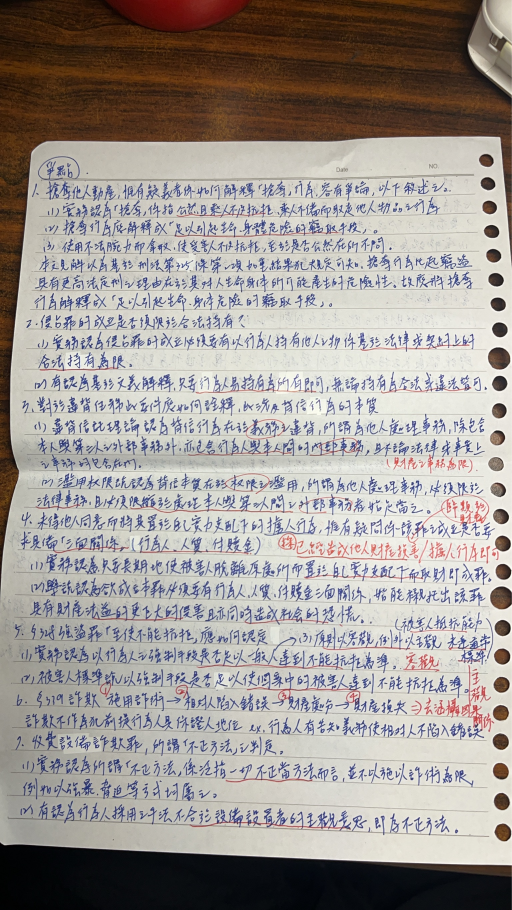
#> input picture OCR_test_lin.jpg, 1536 x 2730 px (shown at 1/3 size)
$ python preprocessing.py
#> lines starting #> are read from the running program, lines starting #| are printed output that depends on the picture; after the words box and inside, x2 and y2 are one past the last pixel; in counts of white or black regions, pixels touching at a corner belong together
import argparse
import gc
import json
import sys
from pathlib import Path

try:
    import cv2
    import numpy as np
except ModuleNotFoundError:
    print("Missing OpenCV or NumPy.")
    print(r"Install with: .\env\Scripts\python.exe -m pip install opencv-python-headless numpy")
    raise SystemExit(1)


BASE_DIR = Path(__file__).resolve().parent
IMAGE_PATH = BASE_DIR / "OCR_test_lin.jpg"
SAVE_FOLDER = BASE_DIR / "output" / "layout_result"

IMAGE_STEM = IMAGE_PATH.stem
DOCUMENT_IMAGE_PATH = SAVE_FOLDER / f"{IMAGE_STEM}_document_input.jpg"
PREPROCESSED_IMAGE_PATH = SAVE_FOLDER / f"{IMAGE_STEM}_preprocessed_input.jpg"
ENHANCED_IMAGE_PATH = SAVE_FOLDER / f"{IMAGE_STEM}_enhanced_input.jpg"
SHARPENED_IMAGE_PATH = SAVE_FOLDER / f"{IMAGE_STEM}_sharpened_input.jpg"
LINE_REMOVED_IMAGE_PATH = SAVE_FOLDER / f"{IMAGE_STEM}_line_removed_input.jpg"
BLUE_INK_IMAGE_PATH = SAVE_FOLDER / f"{IMAGE_STEM}_blue_ink_input.jpg"
BLUE_BINARY_IMAGE_PATH = SAVE_FOLDER / f"{IMAGE_STEM}_blue_binary_input.jpg"
BLUE_MASK_IMAGE_PATH = SAVE_FOLDER / f"{IMAGE_STEM}_blue_mask.jpg"
MERGED_JSON_PATH = SAVE_FOLDER / f"{IMAGE_STEM}_merged_ocr.json"
MERGED_TEXT_PATH = SAVE_FOLDER / f"{IMAGE_STEM}_merged_ocr.txt"
MERGED_IMAGE_PATH = SAVE_FOLDER / f"{IMAGE_STEM}_merged_ocr.jpg"
REVIEW_IMAGE_PATH = SAVE_FOLDER / f"{IMAGE_STEM}_merged_ocr_review.jpg"

MIN_CANDIDATE_SCORE = 0.12
TILE_CONFIGS = ((520, 200), (340, 140), (240, 90))
TILE_SOURCES = ("document", "enhanced", "blue_ink", "blue_binary")


def configure_console():
    for stream in (sys.stdout, sys.stderr):
        if hasattr(stream, "reconfigure"):
            stream.reconfigure(encoding="utf-8", errors="replace")


def parse_args():
    parser = argparse.ArgumentParser(
        description="Preprocess OCR_test_lin.jpg and run multi-pass PaddleOCR."
    )
    parser.add_argument(
        "--preprocess-only",
        action="store_true",
        help="Only create the corrected/enhanced OCR input images.",
    )
    return parser.parse_args()


def import_paddleocr():
    try:
        from paddleocr import PaddleOCR, PPStructureV3
    except ModuleNotFoundError as exc:
        print("Missing PaddleOCR.")
        print(r"Install with: .\env\Scripts\python.exe -m pip install paddleocr paddlepaddle")
        print(r"If PPStructureV3 asks for Paddlex, also run:")
        print(r'.\env\Scripts\python.exe -m pip install "paddlex[ocr]==3.6.1"')
        raise SystemExit(1) from exc
    return PaddleOCR, PPStructureV3


def create_layout_engine():
    _, PPStructureV3 = import_paddleocr()
    try:
        return PPStructureV3(
            lang="ch",
            device="cpu",
            enable_mkldnn=False,
            text_recognition_batch_size=8,
        )
    except RuntimeError as exc:
        if "dependency error" in str(exc).lower():
            print("PPStructureV3 dependency error.")
            print(r'.\env\Scripts\python.exe -m pip install "paddlex[ocr]==3.6.1"')
        else:
            print(f"Failed to create PPStructureV3: {exc}")
        raise SystemExit(1) from exc


# [17 lines left out: function create_ocr_engine, not called in this run]


def save_image(path, image):
    path.parent.mkdir(parents=True, exist_ok=True)
    if not cv2.imwrite(str(path), image):
        raise OSError(f"Failed to save image: {path}")


def order_points(points):
    points = np.asarray(points, dtype="float32")
    ordered = np.zeros((4, 2), dtype="float32")
    point_sum = points.sum(axis=1)
    point_diff = np.diff(points, axis=1).ravel()
    ordered[0] = points[np.argmin(point_sum)]
    ordered[2] = points[np.argmax(point_sum)]
    ordered[1] = points[np.argmin(point_diff)]
    ordered[3] = points[np.argmax(point_diff)]
    return ordered


def four_point_transform(image, points):
    rect = order_points(points)
    top_left, top_right, bottom_right, bottom_left = rect

    width_a = np.linalg.norm(bottom_right - bottom_left)
    width_b = np.linalg.norm(top_right - top_left)
    height_a = np.linalg.norm(top_right - bottom_right)
    height_b = np.linalg.norm(top_left - bottom_left)
    max_width = max(1, int(round(max(width_a, width_b))))
    max_height = max(1, int(round(max(height_a, height_b))))

    destination = np.array(
        [
            [0, 0],
            [max_width - 1, 0],
            [max_width - 1, max_height - 1],
            [0, max_height - 1],
        ],
        dtype="float32",
    )
    matrix = cv2.getPerspectiveTransform(rect, destination)
    return cv2.warpPerspective(
        image,
        matrix,
        (max_width, max_height),
        flags=cv2.INTER_CUBIC,
        borderMode=cv2.BORDER_REPLICATE,
    )


def find_document_quad(image):
    height, width = image.shape[:2]
    scale = 1000.0 / max(height, width)
    small = cv2.resize(image, None, fx=scale, fy=scale, interpolation=cv2.INTER_AREA)

    hsv = cv2.cvtColor(small, cv2.COLOR_BGR2HSV)
    lab = cv2.cvtColor(small, cv2.COLOR_BGR2LAB)
    lightness = lab[:, :, 0]
    _, light_mask = cv2.threshold(
        lightness, 0, 255, cv2.THRESH_BINARY + cv2.THRESH_OTSU
    )
    paper_mask = cv2.inRange(hsv, (0, 0, 55), (179, 135, 255))
    paper_mask = cv2.bitwise_and(paper_mask, light_mask)
    paper_mask = cv2.morphologyEx(
        paper_mask,
        cv2.MORPH_CLOSE,
        cv2.getStructuringElement(cv2.MORPH_ELLIPSE, (31, 31)),
        iterations=2,
    )
    paper_mask = cv2.morphologyEx(
        paper_mask,
        cv2.MORPH_OPEN,
        cv2.getStructuringElement(cv2.MORPH_ELLIPSE, (15, 15)),
        iterations=1,
    )

    contours, _ = cv2.findContours(
        paper_mask, cv2.RETR_EXTERNAL, cv2.CHAIN_APPROX_SIMPLE
    )
    if not contours:
        return np.array([[0, 0], [width - 1, 0], [width - 1, height - 1], [0, height - 1]])

    image_area = small.shape[0] * small.shape[1]
    for contour in sorted(contours, key=cv2.contourArea, reverse=True):
        area = cv2.contourArea(contour)
        if area < image_area * 0.18:
            continue

        perimeter = cv2.arcLength(contour, True)
        for epsilon_ratio in (0.018, 0.025, 0.035, 0.05):
            approx = cv2.approxPolyDP(contour, epsilon_ratio * perimeter, True)
            if len(approx) == 4:
                return approx.reshape(4, 2).astype("float32") / scale

        box = cv2.boxPoints(cv2.minAreaRect(contour))
        return box.astype("float32") / scale

    return np.array([[0, 0], [width - 1, 0], [width - 1, height - 1], [0, height - 1]])


def rectify_document(image):
    quad = find_document_quad(image)
    warped = four_point_transform(image, quad)
    if warped.shape[0] < warped.shape[1]:
        warped = cv2.rotate(warped, cv2.ROTATE_90_CLOCKWISE)
    return warped


def normalize_illumination(image):
    lab = cv2.cvtColor(image, cv2.COLOR_BGR2LAB)
    lightness, channel_a, channel_b = cv2.split(lab)
    background = cv2.GaussianBlur(lightness, (0, 0), sigmaX=35, sigmaY=35)
    normalized = cv2.divide(lightness, background, scale=255)
    clahe = cv2.createCLAHE(clipLimit=2.0, tileGridSize=(8, 8))
    enhanced_lightness = clahe.apply(normalized)
    return cv2.cvtColor(
        cv2.merge((enhanced_lightness, channel_a, channel_b)),
        cv2.COLOR_LAB2BGR,
    )


def sharpen_image(image):
    blurred = cv2.GaussianBlur(image, (0, 0), sigmaX=1.2, sigmaY=1.2)
    return cv2.addWeighted(image, 1.45, blurred, -0.45, 0)


def remove_small_components(mask, min_area=5, max_area=18000):
    component_count, labels, stats, _ = cv2.connectedComponentsWithStats(mask, 8)
    cleaned = np.zeros_like(mask)
    for index in range(1, component_count):
        area = stats[index, cv2.CC_STAT_AREA]
        width = stats[index, cv2.CC_STAT_WIDTH]
        height = stats[index, cv2.CC_STAT_HEIGHT]
        if min_area <= area <= max_area and width >= 2 and height >= 2:
            cleaned[labels == index] = 255
    return cleaned


def create_blue_ink_variants(image):
    hsv = cv2.cvtColor(image, cv2.COLOR_BGR2HSV)
    blue_from_hsv = cv2.inRange(hsv, (85, 35, 20), (138, 255, 250))

    blue_channel, green_channel, red_channel = cv2.split(image)
    blue_minus_red = blue_channel.astype(np.int16) - red_channel.astype(np.int16)
    blue_minus_green = blue_channel.astype(np.int16) - green_channel.astype(np.int16)
    blue_dominant = (
        (blue_minus_red > 8)
        & (blue_minus_green > -30)
        & (red_channel < 185)
        & (green_channel < 195)
    ).astype("uint8") * 255

    mask = cv2.bitwise_or(blue_from_hsv, blue_dominant)
    mask = cv2.medianBlur(mask, 3)
    mask = remove_small_components(mask)

    soft_mask = cv2.dilate(
        mask,
        cv2.getStructuringElement(cv2.MORPH_ELLIPSE, (2, 2)),
        iterations=1,
    )

    blue_on_white = np.full_like(image, 255)
    blue_on_white[soft_mask > 0] = image[soft_mask > 0]

    black_on_white = np.full_like(image, 255)
    black_on_white[mask > 0] = (0, 0, 0)
    return blue_on_white, black_on_white, mask


def remove_horizontal_lines(image):
    gray = cv2.cvtColor(image, cv2.COLOR_BGR2GRAY)
    inverse = cv2.adaptiveThreshold(
        gray,
        255,
        cv2.ADAPTIVE_THRESH_GAUSSIAN_C,
        cv2.THRESH_BINARY_INV,
        41,
        9,
    )
    kernel_width = max(80, image.shape[1] // 6)
    horizontal_kernel = cv2.getStructuringElement(
        cv2.MORPH_RECT, (kernel_width, 1)
    )
    horizontal_lines = cv2.morphologyEx(
        inverse, cv2.MORPH_OPEN, horizontal_kernel, iterations=1
    )
    horizontal_lines = cv2.dilate(
        horizontal_lines,
        cv2.getStructuringElement(cv2.MORPH_RECT, (3, 3)),
        iterations=1,
    )
    return cv2.inpaint(image, horizontal_lines, 3, cv2.INPAINT_TELEA)


def create_binary_variant(image):
    gray = cv2.cvtColor(image, cv2.COLOR_BGR2GRAY)
    blurred = cv2.GaussianBlur(gray, (3, 3), 0)
    binary = cv2.adaptiveThreshold(
        blurred,
        255,
        cv2.ADAPTIVE_THRESH_GAUSSIAN_C,
        cv2.THRESH_BINARY,
        41,
        13,
    )
    return cv2.cvtColor(binary, cv2.COLOR_GRAY2BGR)


def create_image_variants(image_path):
    original = cv2.imread(str(image_path))
    if original is None:
        raise ValueError(f"Could not read image: {image_path}")

    document = rectify_document(original)
    enhanced = normalize_illumination(document)
    sharpened = sharpen_image(enhanced)
    line_removed = remove_horizontal_lines(sharpened)
    blue_ink, blue_binary, blue_mask = create_blue_ink_variants(sharpened)
    binary = create_binary_variant(sharpened)

    save_image(DOCUMENT_IMAGE_PATH, document)
    save_image(ENHANCED_IMAGE_PATH, enhanced)
    save_image(SHARPENED_IMAGE_PATH, sharpened)
    save_image(LINE_REMOVED_IMAGE_PATH, line_removed)
    save_image(BLUE_INK_IMAGE_PATH, blue_ink)
    save_image(BLUE_BINARY_IMAGE_PATH, blue_binary)
    save_image(BLUE_MASK_IMAGE_PATH, blue_mask)
    save_image(PREPROCESSED_IMAGE_PATH, binary)

    return {
        "document": document,
        "enhanced": enhanced,
        "sharpened": sharpened,
        "line_removed": line_removed,
        "blue_ink": blue_ink,
        "blue_binary": blue_binary,
        "binary": binary,
    }


# [17 lines left out: functions make_vertical_tiles, result_to_data, not called in this run]


def box_values(box):
    return [float(value) for value in box[:4]]


# [292 lines left out: functions extract_candidates, run_ocr_passes, run_layout_analysis, candidate_quality, same_text_region, choose_best_alternative and 4 more, not called in this run]


def main():
    configure_console()
    args = parse_args()
    if not IMAGE_PATH.is_file():
        print(f"Image not found: {IMAGE_PATH}")
        raise SystemExit(1)

    SAVE_FOLDER.mkdir(parents=True, exist_ok=True)
    try:
        variants = create_image_variants(IMAGE_PATH)
#> in create_image_variants, original is the input picture: shape (2730, 1536, 3); mean B, G, R 150.2, 154.3, 160.6
#> in find_document_quad, `_, light_mask = cv2.threshold( lightness, 0, 255, cv2.THRESH_BINARY + ..`:
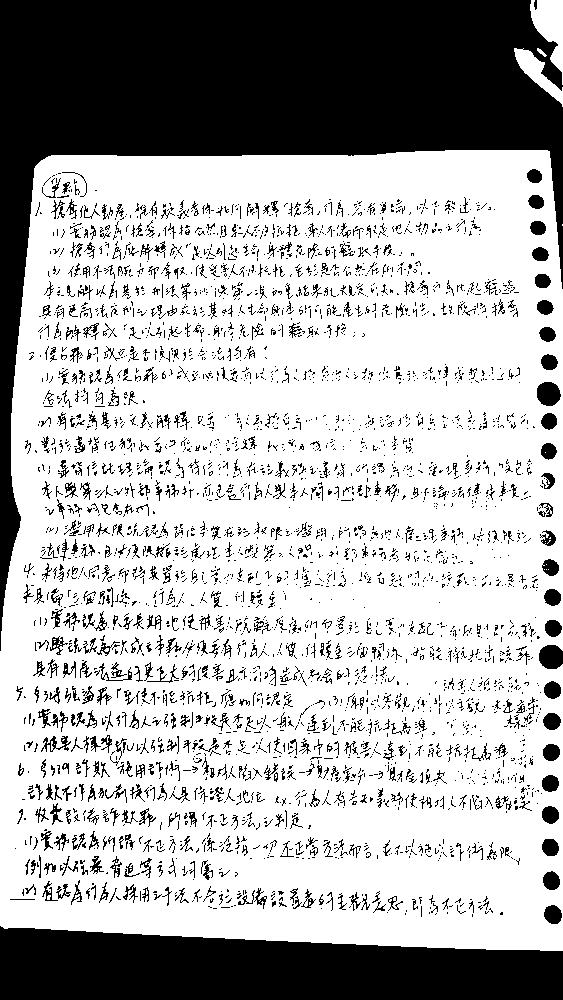
#> light_mask: shape (1000, 563); 69.7% white; 3726 black regions (3122 under 20 px), largest, box (x1, y1, x2, y2) and area: (0, 0, 563, 651) 93709, (0, 926, 563, 1000) 33450, (539, 645, 563, 669) 482
#> in find_document_quad, `paper_mask = cv2.morphologyEx( paper_mask, cv2.MORPH_CLOSE, cv2.getStr..`:
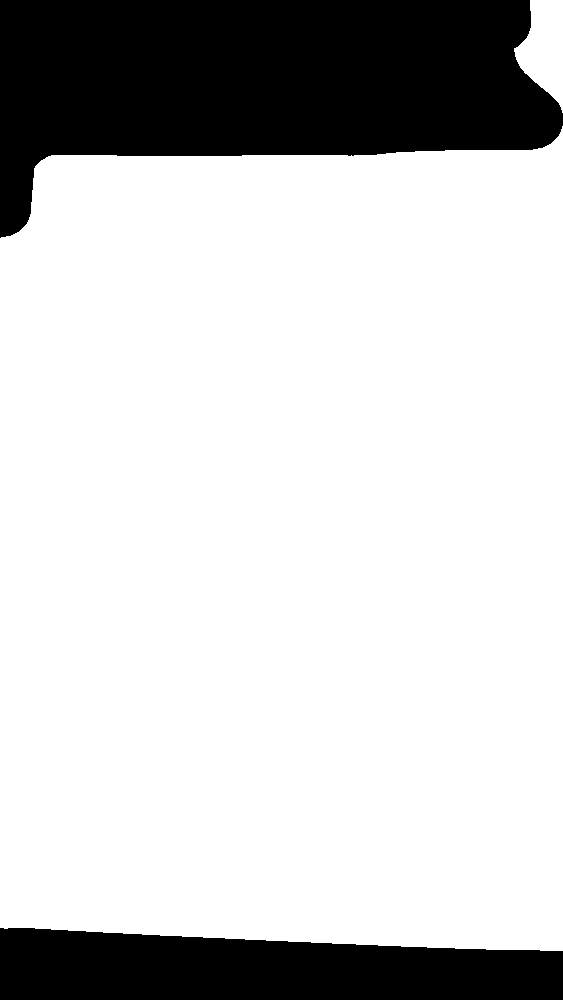
#> paper_mask: shape (1000, 563); 78.9% white; 2 black regions, box (x1, y1, x2, y2) and area: (0, 0, 563, 238) 85488, (0, 928, 563, 1000) 33446
#> in find_document_quad, `contours, _ = cv2.findContours( paper_mask, cv2.RETR_EXTERNAL, cv2.CHA..`: contours = 2 contours; box (x1, y1, x2, y2) and area: (0, 135, 563, 951) 439250, (515, 0, 563, 104) 3299
#> the loop in find_document_quad, `for contour in sorted(contours, key=cv2.contourArea, reverse=True):` made 1 pass
#> (area, perimeter) on pass 1: (439250.5, 2712.2)
#> in rectify_document, `quad = find_document_quad(image)`: quad = [[1534.3, 368.5], [95.55, 453.2], [0, 2530.7], [1534.3, 2593.5]]
#> in order_points, `points = np.asarray(points, dtype="float32")`: points has the same summary as quad in rectify_document
#> in order_points, `point_sum = points.sum(axis=1)`: point_sum = [1902.8, 548.7, 2530.7, 4127.8]
#> in order_points, `point_diff = np.diff(points, axis=1).ravel()`: point_diff = [-1165.7, 357.6, 2530.7, 1059.2]
#> in four_point_transform, `rect = order_points(points)`: rect = [[95.55, 453.2], [1534.3, 368.5], [1534.3, 2593.5], [0, 2530.7]]
#> in four_point_transform, `top_left, top_right, bottom_right, bottom_left = rect`: top_left = [95.55, 453.2]; top_right = [1534.3, 368.5]; bottom_right = [1534.3, 2593.5]; bottom_left = [0, 2530.7]
#> in four_point_transform, `width_a = np.linalg.norm(bottom_right - bottom_left)`: width_a = 1535.5
#> in four_point_transform, `width_b = np.linalg.norm(top_right - top_left)`: width_b = 1441.2
#> in four_point_transform, `height_a = np.linalg.norm(top_right - bottom_right)`: height_a = 2224.9
#> in four_point_transform, `height_b = np.linalg.norm(top_left - bottom_left)`: height_b = 2079.7
#> in four_point_transform, `max_width = max(1, int(round(max(width_a, width_b))))`: max_width = 1536
#> in four_point_transform, `max_height = max(1, int(round(max(height_a, height_b))))`: max_height = 2225
#> in four_point_transform, `destination = np.array( [ [0, 0], [max_width - 1, 0], [max_width - 1, ..`: destination = [[0, 0], [1535, 0], [1535, 2224], [0, 2224]]
#> in four_point_transform, `matrix = cv2.getPerspectiveTransform(rect, destination)`: matrix = [[1.17, 0.0537, -135.9], [0.0687, 1.17, -536.1], [5.1e-05, 3.5e-05, 1]]
#> in create_blue_ink_variants, `blue_minus_red = blue_channel.astype(np.int16) - red_channel.astype(np..`:
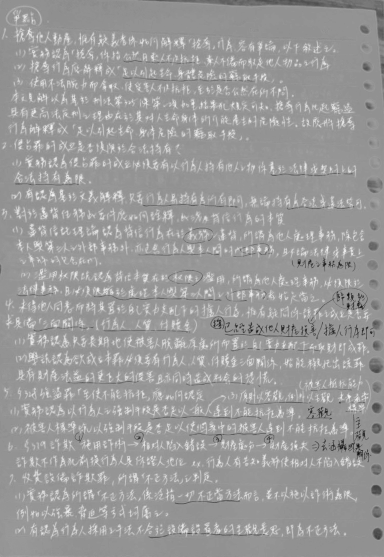
#> blue_minus_red: shape (2225, 1536) int16 (shown at 1/4 size); min -156, max 97, mean -2.5; drawn with min black and max white
#> in create_blue_ink_variants, `blue_minus_green = blue_channel.astype(np.int16) - green_channel.astyp..`:
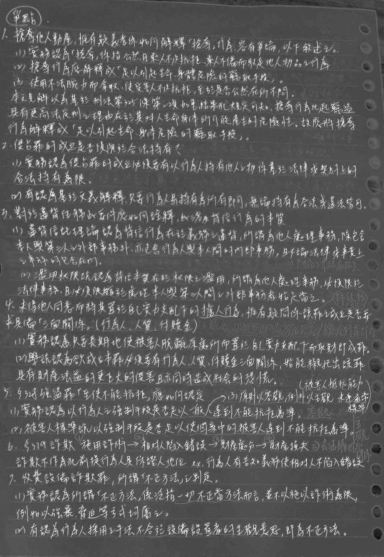
#> blue_minus_green: shape (2225, 1536) int16 (shown at 1/4 size); min -54, max 91, mean -1.5; drawn with min black and max white
#> in remove_small_components, `component_count, labels, stats, _ = cv2.connectedComponentsWithStats(m..`:
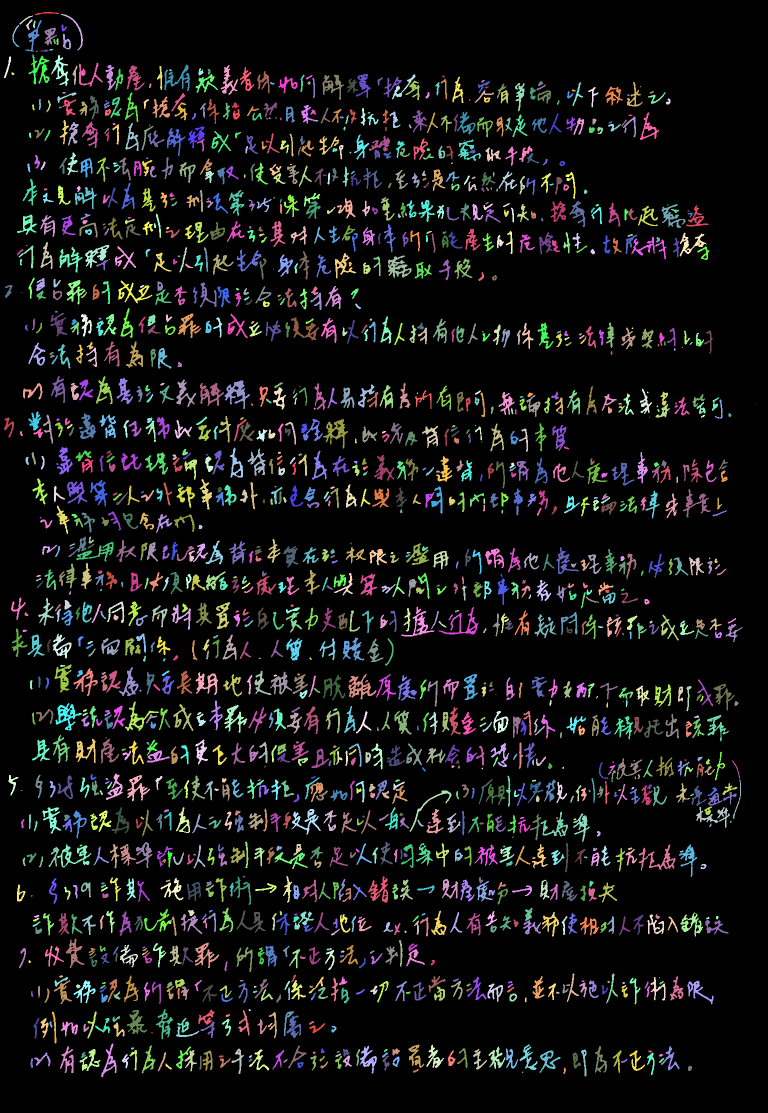
#> labels: shape (2225, 1536) int32 (shown at 1/2 size); 1845 distinct labels, from 0 to 1844; one colour per label, 0 black
#> in remove_small_components, `component_count, labels, stats, _ = cv2.connectedComponentsWithStats(m..`: component_count = 1845; stats = 1845 rows, first 6: [0, 0, 1536, 2225, 3013771], [70, 24, 48, 6, 126], [122, 28, 44, 73, 300], [39, 31, 27, 18, 90], [52, 39, 13, 21, 87], [66, 41, 5, 16, 52]
#> the loop in remove_small_components, `for index in range(1, component_count):` made 1844 passes
#> (area, width, height) on passes 1 to 3: (126, 48, 6), (300, 44, 73), (90, 27, 18)
#> in create_binary_variant, `binary = cv2.adaptiveThreshold( blurred, 255, cv2.ADAPTIVE_THRESH_GAUS..`:
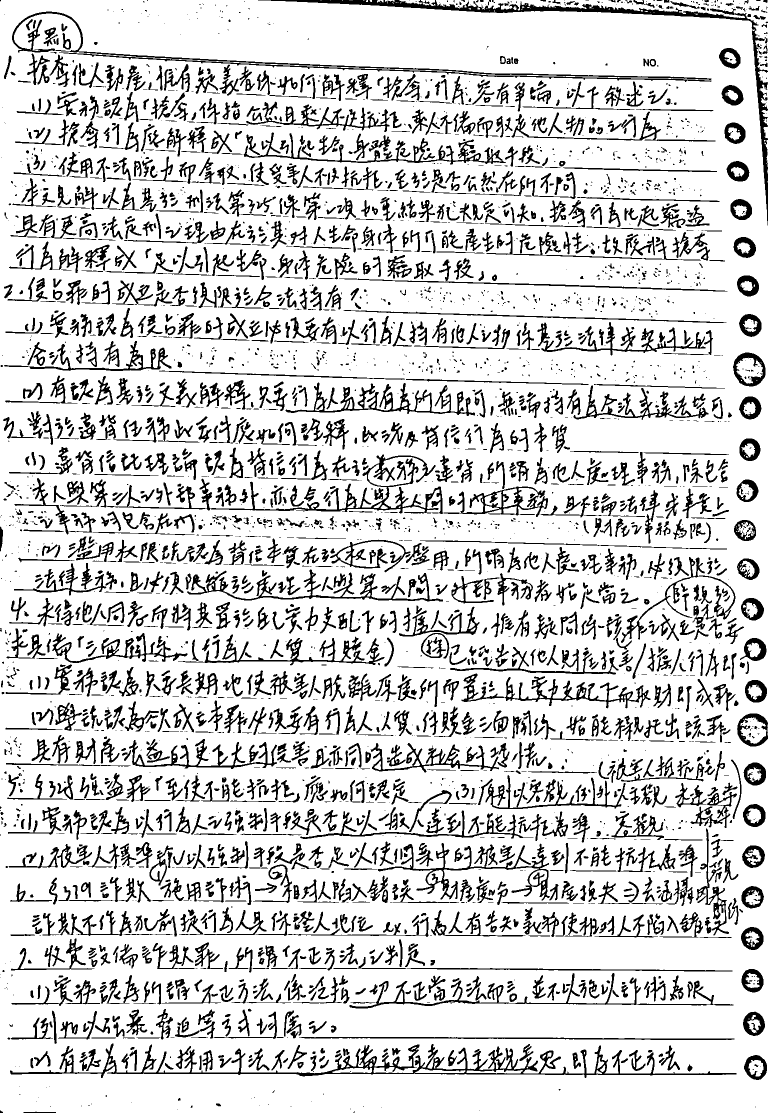
#> binary: shape (2225, 1536) (shown at 1/2 size); 82.5% white; 3647 black regions (1471 under 20 px), largest, box (x1, y1, x2, y2) and area: (20, 2087, 1473, 2156) 14713, (516, 0, 1536, 451) 12098, (24, 23, 1423, 164) 8653
#> variants = 7 items
    except (ValueError, OSError) as exc:
        print(f"Preprocessing failed: {exc}")
        raise SystemExit(1) from exc

    print("Preprocessing complete.")
    print(f"  document: {DOCUMENT_IMAGE_PATH}")
    print(f"  blue ink: {BLUE_INK_IMAGE_PATH}")
    print(f"  blue binary: {BLUE_BINARY_IMAGE_PATH}")

    if args.preprocess_only:
        return

    layout_engine = create_layout_engine()
    layout_candidates = run_layout_analysis(layout_engine)
    del layout_engine
    gc.collect()

    ocr_engine = create_ocr_engine()
    ocr_candidates = run_ocr_passes(ocr_engine, variants)

    candidates = layout_candidates + ocr_candidates
    merged = merge_candidates(candidates)
    save_merged_results(variants["document"], candidates, merged)

    print("\n--- OCR summary ---")
    print(f"Raw candidates: {len(candidates)}")
    print(f"Merged regions: {len(merged)}")
    print(f"Merged JSON: {MERGED_JSON_PATH}")
    print(f"Clean text: {MERGED_TEXT_PATH}")
    print(f"Clean review image: {MERGED_IMAGE_PATH}")
    print(f"All-candidate review image: {REVIEW_IMAGE_PATH}")


if __name__ == "__main__":
    main()
#> (the call stopped at in create_layout_engine, `return PPStructureV3( lang="ch", device="cpu", enable_mkldnn=False, te..`: paddleocr is not available in this run)
